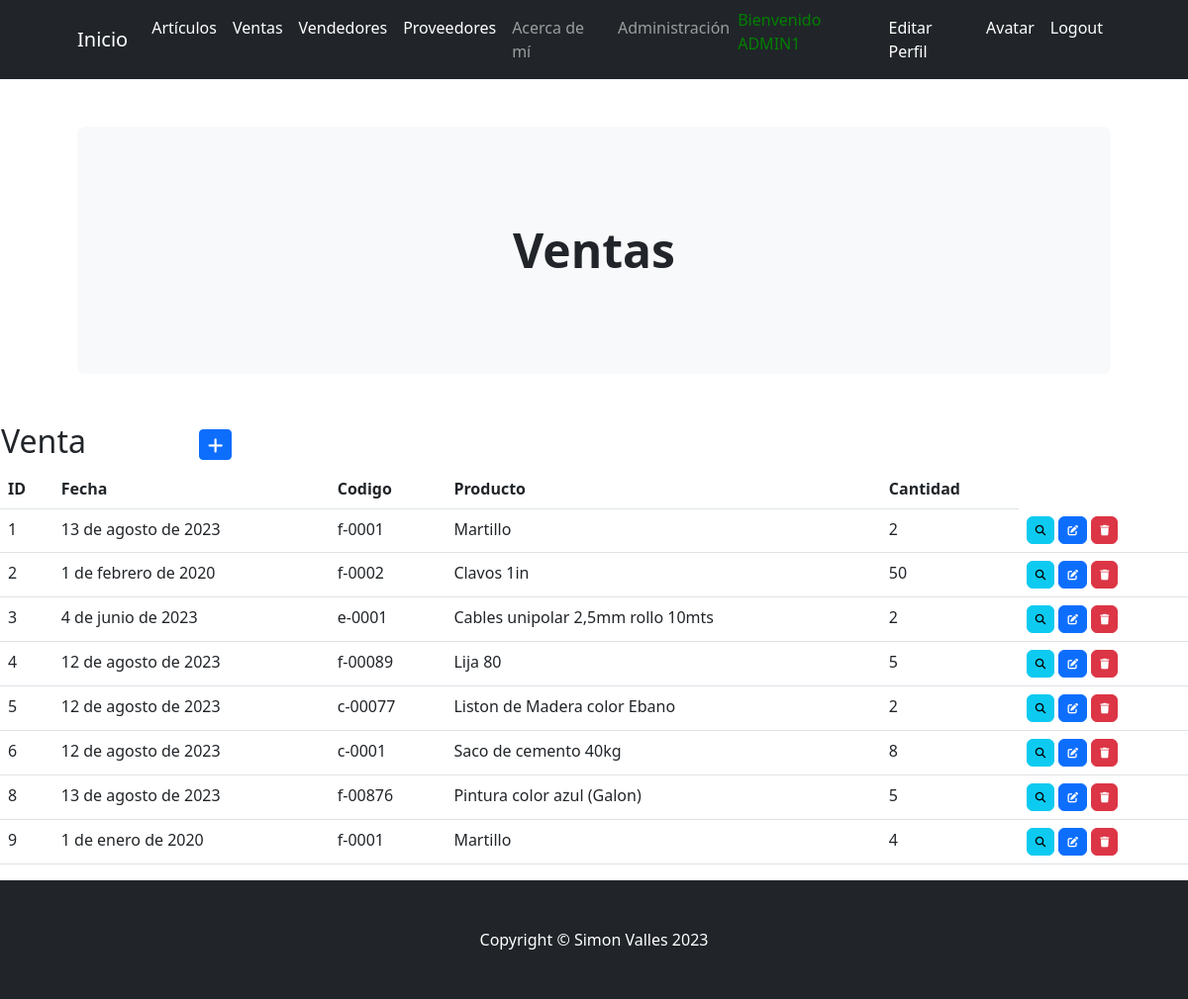
Screenshot of /aplicacion/ventas/ (signed in) with the database file from the repository.
### aplicacion/models.py (models this page shows, shortened)
class Ventas(models.Model):
    fecha = models.DateField()
    codigo = models.CharField(max_length=50)
    producto = models.CharField(max_length=50)
    cantidad = models.IntegerField()

### aplicacion/views.py (the view)
# urls.py: path('ventas/', VentasList.as_view(), name="ventas"),
class VentasList(LoginRequiredMixin, ListView):
    model = Ventas

### aplicacion/templates/aplicacion/ventas_list.html (shortened to what this page needs)
{% extends 'aplicacion/base.html' %}
{% load static %}
{% block cabecera %}Ventas{% endblock cabecera %}
{% block contenido %}
<table>
    <tr>
        <td width="200"><h2>Venta</h2></td>
        <td>
            <a
            href="{% url 'create_venta' %}"
            class="btn btn-primary btn-sm"
            >
            </a>
        </td>
    </tr>
</table>
<table class="table">
    <thead>
        <tr>
            <th>ID</th>
            <th>Fecha</th>
            <th>Codigo</th>
            <th>Producto</th>
            <th>Cantidad</th>
        </tr>
    </thead>
    <tbody>
    {% for venta in ventas_list %}
    <tr>
            <td>{{ venta.id }}</td>
            <td>{{ venta.fecha }}</td>
            <td>{{ venta.codigo }}</td>
            <td>{{ venta.producto }}</td>
            <td>{{ venta.cantidad }}</td>
            <td>
                <a
                  href="{% url 'detail_venta' venta.id %}"
                  class="btn btn-info"
                  style="--bs-btn-padding-y: .25rem; --bs-btn-padding-x: .5rem; --bs-btn-font-size: .75rem;"
                  >
                </a>
                <a
                  href="{% url 'update_venta' venta.id %}"
                  class="btn btn-primary"
                  style="--bs-btn-padding-y: .25rem; --bs-btn-padding-x: .5rem; --bs-btn-font-size: .75rem;"
                  >
                </a>
                <a
                  href="{% url 'delete_venta' venta.id %}"
                  class="btn btn-danger"
                  style="--bs-btn-padding-y: .25rem; --bs-btn-padding-x: .5rem; --bs-btn-font-size: .75rem;"
                  >
                </a>
            </td>
    </tr>
    {% endfor %}
    </tbody>
</table>
{% endblock contenido %}

### aplicacion/templates/aplicacion/base.html (shortened to what this page needs)
<!DOCTYPE html>
<html lang="en">
    <head>
        {% load static %}
        <link href="https://cdn.jsdelivr.net/npm/bootstrap-icons@1.4.1/font/bootstrap-icons.css" rel="stylesheet" />
        <link rel="stylesheet" href="https://cdnjs.cloudflare.com/ajax/libs/font-awesome/6.4.0/css/all.min.css">
        <link href="{% static 'aplicacion/css/styles.css' %}" rel="stylesheet" />
    </head>
    <body>
        <nav class="navbar navbar-expand-lg navbar-dark bg-dark">
            <div class="container px-lg-5">
                <a class="navbar-brand" href="{% url 'inicio' %}">Inicio</a>
                <div class="collapse navbar-collapse" id="navbarSupportedContent">
                    <ul class="navbar-nav ms-auto mb-2 mb-lg-0">
                {% if user.is_authenticated %}
                        <li class="nav-item"><a class="nav-link active" aria-current="page" href="{% url 'articulos' %}">Artículos</a></li>
                        <li class="nav-item"><a class="nav-link active" aria-current="page" href="{% url 'ventas' %}">Ventas</a></li>
                        <li class="nav-item"><a class="nav-link active" aria-current="page" href="{% url 'vendedores' %}">Vendedores</a></li>
                        <li class="nav-item"><a class="nav-link active" aria-current="page" href="{% url 'proveedores' %}">Proveedores</a></li>
                        <li class="nav-item"><a class="nav-link" href="{% url 'about' %}">Acerca de mí</a></li>
                        <li class="nav-item"><a class="nav-link" aria-current="page" href="{% url 'admin:index' %}">Administración</a></li>
                        <p style="color:green">Bienvenido {{ user.username|upper}}</p>
                        <li class="nav-item"><a class="nav-link active" aria-current="page" href="{% url 'editar_perfil' %}">Editar Perfil</a></li>
                        <li class="nav-item"><a class="nav-link active" aria-current="page" href="{% url 'agregar_avatar' %}">Avatar</a></li>
                        <li class="nav-item"><a class="nav-link active" aria-current="page" href="{% url 'logout' %}">Logout</a></li>
                {% else %}
                        <li class="nav-item"><a class="nav-link active" aria-current="page" href="{% url 'register' %}">Registrarse</a></li>
                        <li class="nav-item"><a class="nav-link active" aria-current="page" href="{% url 'login' %}">Login</a></li>
                {% endif %}
                    </ul>
                </div>
            </div>
        </nav>
        <header class="py-5">
            <div class="container px-lg-5">
                <div class="p-4 p-lg-5 bg-light rounded-3 text-center">
                    <div class="m-4 m-lg-5">
                        <h1 class="display-5 fw-bold">
                            {% block cabecera %}{% endblock cabecera %}
                        </h1>
                    </div>
                </div>
            </div>
        </header>
        {% block contenido %}{% endblock contenido %}
        {% if user.is_authenticated %}
        <footer class="py-5 bg-dark">
            <div class="container"><p class="m-0 text-center text-white">Copyright &copy; Simon Valles 2023</p></div>
        </footer>
        {% endif %}
    </body>
</html>

### rows the page displays
Ventas: id "1", fecha "13 de agosto de 2023", codigo "f-0001", producto "Martillo", cantidad "2"
Ventas: id "2", fecha "1 de febrero de 2020", codigo "f-0002", producto "Clavos 1in", cantidad "50"
Ventas: id "3", fecha "4 de junio de 2023", codigo "e-0001", producto "Cables unipolar 2,5mm rollo 10mts", cantidad "2"
Ventas: id "4", fecha "12 de agosto de 2023", codigo "f-00089", producto "Lija 80", cantidad "5"
Ventas: id "5", fecha "12 de agosto de 2023", codigo "c-00077", producto "Liston de Madera color Ebano", cantidad "2"
Ventas: id "6", fecha "12 de agosto de 2023", codigo "c-0001", producto "Saco de cemento 40kg", cantidad "8"
Ventas: id "8", fecha "13 de agosto de 2023", codigo "f-00876", producto "Pintura color azul (Galon)", cantidad "5"
Ventas: id "9", fecha "1 de enero de 2020", codigo "f-0001", producto "Martillo", cantidad "4"

### other values shown
{{ user.username|upper }} "ADMIN1"
